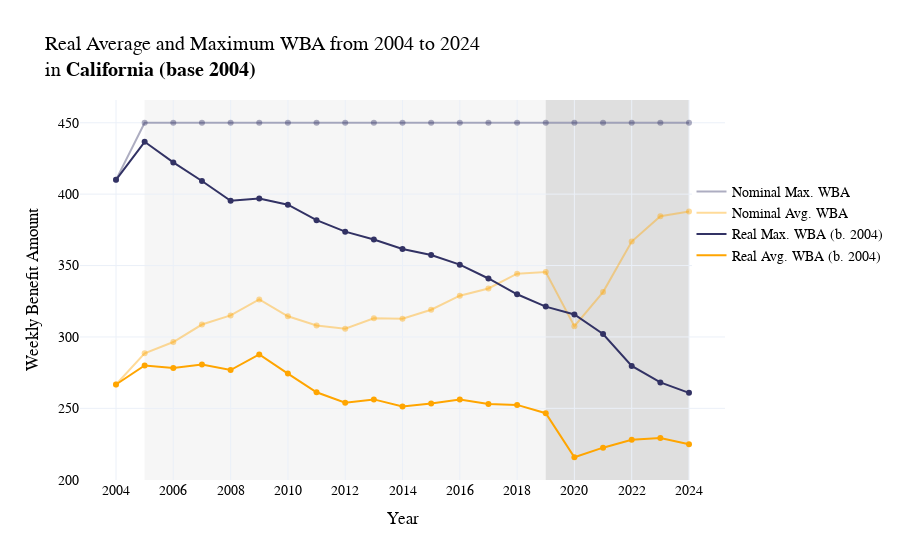

The cell this chart's notebook holds for it:
### Code cell
pio.templates.default = 'plotly_white'

fig1 = px.line(data_frame = ca_realwba_trend, 
             x = "Year", 
             y = "Real Average WBA (base 2004, region)",
              )
fig1.update_traces(line=dict(color = 'rgba(255, 165, 0,1)'), name="Real Avg. WBA (b. 2004)", showlegend=True)

fig2 = px.scatter(data_frame = ca_realwba_trend, 
                x = "Year", 
                y = "Real Average WBA (base 2004, region)",
                color_discrete_sequence=["orange"])

fig3 = px.line(data_frame = ca_realwba_trend, 
             x = "Year", 
             y = "Real Maximum WBA (base 2004, region)")
fig3.update_traces(line=dict(color = 'rgba(50,50,100,1)'), name="Real Max. WBA (b. 2004)", showlegend=True)

fig4= px.scatter(data_frame = ca_realwba_trend, 
                x = "Year", 
                y = "Real Maximum WBA (base 2004, region)",
                color_discrete_sequence=["rgb(50,50,100)"])

fig5 = px.line(data_frame = ca_realwba_trend, 
             x = "Year", 
             y = "Average WBA",
            )
fig5.update_traces(line=dict(color = 'rgba(255, 165, 0,0.4)'), name="Nominal Avg. WBA", showlegend=True)

fig6 = px.scatter(data_frame = ca_realwba_trend, 
                x = "Year", 
                y = "Average WBA",
                color_discrete_sequence=['rgba(255, 165, 0,0.4)'])

fig7 = px.line(data_frame = ca_realwba_trend, 
             x = "Year", 
             y = "Maximum WBA",
            )
fig7.update_traces(line=dict(color = 'rgba(50,50,100,0.4)'), name="Nominal Max. WBA", showlegend=True)

fig8 = px.scatter(data_frame = ca_realwba_trend, 
                x = "Year", 
                y = "Maximum WBA",
                color_discrete_sequence=['rgba(50,50,100,0.4)'])

fig1 = go.Figure(data=fig7.data + fig8.data + fig5.data + fig6.data + fig3.data + fig4.data + fig1.data + fig2.data)
fig1.update_layout(title_text="Real Average and Maximum WBA from 2004 to 2024 <br>in <b>California (base 2004)</b>",
                   xaxis_title="Year", yaxis_title="Weekly Benefit Amount",
                   font=dict(
                        family="Cambria",  
                        size=14,         
                        color="black",
                    ),
                   xaxis=dict(
                        tickmode='linear',   
                        tick0=2000,          
                        dtick=2              
                    ),
                   yaxis=dict(
                        tick0=200,          
                        dtick=50 
                    ),
                   legend=dict(
                        orientation="v",     
                        x=1.1,
                        xanchor="center",
                        y=0.8
                    )
                  )
fig1.add_shape(
    type="rect",
    x0=2005, x1=2024,  
    y0=0, y1=1,         
    xref="x",
    yref="paper",     
    fillcolor="lightgray",
    opacity=0.2,
    layer="below",    
    line_width=0
)
fig1.add_shape(
    type="rect",
    x0=2019, x1=2024,  
    y0=0, y1=1,         
    xref="x",
    yref="paper",     
    fillcolor="gray",
    opacity=0.2,
    layer="below",    
    line_width=0
)

### Figure 1 — Plotly figure (JSON) as saved in the notebook; plotly's stock layout.template omitted (floating-point values rounded to 4 significant figures)
{"data": [{"hovertemplate": "Year=%{x}<br>Maximum WBA=%{y}<extra></extra>", "legendgroup": "", "line": {"color": "rgba(50,50,100,0.4)", "dash": "solid"}, "marker": {"symbol": "circle"}, "mode": "lines", "name": "Nominal Max. WBA", "orientation": "v", "showlegend": true, "type": "scatter", "x": [2004, 2005, 2006, 2007, 2008, 2009, 2010, 2011, 2012, 2013, 2014, 2015, 2016, 2017, 2018, 2019, 2020, 2021, 2022, 2023, 2024], "xaxis": "x", "y": [410, 450, 450, 450, 450, 450, 450, 450, 450, 450, 450, 450, 450, 450, 450, 450, 450, 450, 450, 450, 450], "yaxis": "y"}, {"hovertemplate": "Year=%{x}<br>Maximum WBA=%{y}<extra></extra>", "legendgroup": "", "marker": {"color": "rgba(50,50,100,0.4)", "symbol": "circle"}, "mode": "markers", "name": "", "orientation": "v", "showlegend": false, "type": "scatter", "x": [2004, 2005, 2006, 2007, 2008, 2009, 2010, 2011, 2012, 2013, 2014, 2015, 2016, 2017, 2018, 2019, 2020, 2021, 2022, 2023, 2024], "xaxis": "x", "y": [410, 450, 450, 450, 450, 450, 450, 450, 450, 450, 450, 450, 450, 450, 450, 450, 450, 450, 450, 450, 450], "yaxis": "y"}, {"hovertemplate": "Year=%{x}<br>Average WBA=%{y}<extra></extra>", "legendgroup": "", "line": {"color": "rgba(255, 165, 0,0.4)", "dash": "solid"}, "marker": {"symbol": "circle"}, "mode": "lines", "name": "Nominal Avg. WBA", "orientation": "v", "showlegend": true, "type": "scatter", "x": [2004, 2005, 2006, 2007, 2008, 2009, 2010, 2011, 2012, 2013, 2014, 2015, 2016, 2017, 2018, 2019, 2020, 2021, 2022, 2023, 2024], "xaxis": "x", "y": [266.7, 288.6, 296.5, 308.7, 315.1, 326.2, 314.5, 308.0, 305.8, 313.1, 312.8, 319.1, 328.9, 333.9, 344.3, 345.4, 307.5, 331.4, 366.8, 384.6, 387.8], "yaxis": "y"}, {"hovertemplate": "Year=%{x}<br>Average WBA=%{y}<extra></extra>", "legendgroup": "", "marker": {"color": "rgba(255, 165, 0,0.4)", "symbol": "circle"}, "mode": "markers", "name": "", "orientation": "v", "showlegend": false, "type": "scatter", "x": [2004, 2005, 2006, 2007, 2008, 2009, 2010, 2011, 2012, 2013, 2014, 2015, 2016, 2017, 2018, 2019, 2020, 2021, 2022, 2023, 2024], "xaxis": "x", "y": [266.7, 288.6, 296.5, 308.7, 315.1, 326.2, 314.5, 308.0, 305.8, 313.1, 312.8, 319.1, 328.9, 333.9, 344.3, 345.4, 307.5, 331.4, 366.8, 384.6, 387.8], "yaxis": "y"}, {"hovertemplate": "Year=%{x}<br>Real Maximum WBA (base 2004, region)=%{y}<extra></extra>", "legendgroup": "", "line": {"color": "rgba(50,50,100,1)", "dash": "solid"}, "marker": {"symbol": "circle"}, "mode": "lines", "name": "Real Max. WBA (b. 2004)", "orientation": "v", "showlegend": true, "type": "scatter", "x": [2004, 2005, 2006, 2007, 2008, 2009, 2010, 2011, 2012, 2013, 2014, 2015, 2016, 2017, 2018, 2019, 2020, 2021, 2022, 2023, 2024], "xaxis": "x", "y": [410, 436.6, 422.2, 409.2, 395.4, 396.9, 392.6, 381.8, 373.8, 368.3, 361.6, 357.4, 350.6, 340.9, 329.9, 321.2, 315.8, 302.1, 279.7, 268.2, 260.9], "yaxis": "y"}, {"hovertemplate": "Year=%{x}<br>Real Maximum WBA (base 2004, region)=%{y}<extra></extra>", "legendgroup": "", "marker": {"color": "rgb(50,50,100)", "symbol": "circle"}, "mode": "markers", "name": "", "orientation": "v", "showlegend": false, "type": "scatter", "x": [2004, 2005, 2006, 2007, 2008, 2009, 2010, 2011, 2012, 2013, 2014, 2015, 2016, 2017, 2018, 2019, 2020, 2021, 2022, 2023, 2024], "xaxis": "x", "y": [410, 436.6, 422.2, 409.2, 395.4, 396.9, 392.6, 381.8, 373.8, 368.3, 361.6, 357.4, 350.6, 340.9, 329.9, 321.2, 315.8, 302.1, 279.7, 268.2, 260.9], "yaxis": "y"}, {"hovertemplate": "Year=%{x}<br>Real Average WBA (base 2004, region)=%{y}<extra></extra>", "legendgroup": "", "line": {"color": "rgba(255, 165, 0,1)", "dash": "solid"}, "marker": {"symbol": "circle"}, "mode": "lines", "name": "Real Avg. WBA (b. 2004)", "orientation": "v", "showlegend": true, "type": "scatter", "x": [2004, 2005, 2006, 2007, 2008, 2009, 2010, 2011, 2012, 2013, 2014, 2015, 2016, 2017, 2018, 2019, 2020, 2021, 2022, 2023, 2024], "xaxis": "x", "y": [266.7, 280, 278.2, 280.7, 276.9, 287.7, 274.4, 261.3, 254.0, 256.3, 251.3, 253.4, 256.3, 253, 252.4, 246.6, 215.8, 222.5, 228.0, 229.2, 224.8], "yaxis": "y"}, {"hovertemplate": "Year=%{x}<br>Real Average WBA (base 2004, region)=%{y}<extra></extra>", "legendgroup": "", "marker": {"color": "orange", "symbol": "circle"}, "mode": "markers", "name": "", "orientation": "v", "showlegend": false, "type": "scatter", "x": [2004, 2005, 2006, 2007, 2008, 2009, 2010, 2011, 2012, 2013, 2014, 2015, 2016, 2017, 2018, 2019, 2020, 2021, 2022, 2023, 2024], "xaxis": "x", "y": [266.7, 280, 278.2, 280.7, 276.9, 287.7, 274.4, 261.3, 254.0, 256.3, 251.3, 253.4, 256.3, 253, 252.4, 246.6, 215.8, 222.5, 228.0, 229.2, 224.8], "yaxis": "y"}], "layout": {"autosize": true, "font": {"color": "black", "family": "Cambria", "size": 14}, "legend": {"orientation": "v", "x": 1.1, "xanchor": "center", "y": 0.8}, "shapes": [{"fillcolor": "lightgray", "layer": "below", "line": {"width": 0}, "opacity": 0.2, "type": "rect", "x0": 2005, "x1": 2024, "xref": "x", "y0": 0, "y1": 1, "yref": "paper"}, {"fillcolor": "gray", "layer": "below", "line": {"width": 0}, "opacity": 0.2, "type": "rect", "x0": 2019, "x1": 2024, "xref": "x", "y0": 0, "y1": 1, "yref": "paper"}], "title": {"text": "Real Average and Maximum WBA from 2004 to 2024 <br>in <b>California (base 2004)</b>"}, "xaxis": {"autorange": true, "dtick": 2, "range": [2003.0, 2025.0], "tick0": 2000, "tickmode": "linear", "title": {"text": "Year"}, "type": "linear"}, "yaxis": {"autorange": true, "dtick": 50, "range": [196.4, 469.3], "tick0": 200, "title": {"text": "Weekly Benefit Amount"}, "type": "linear"}}}
